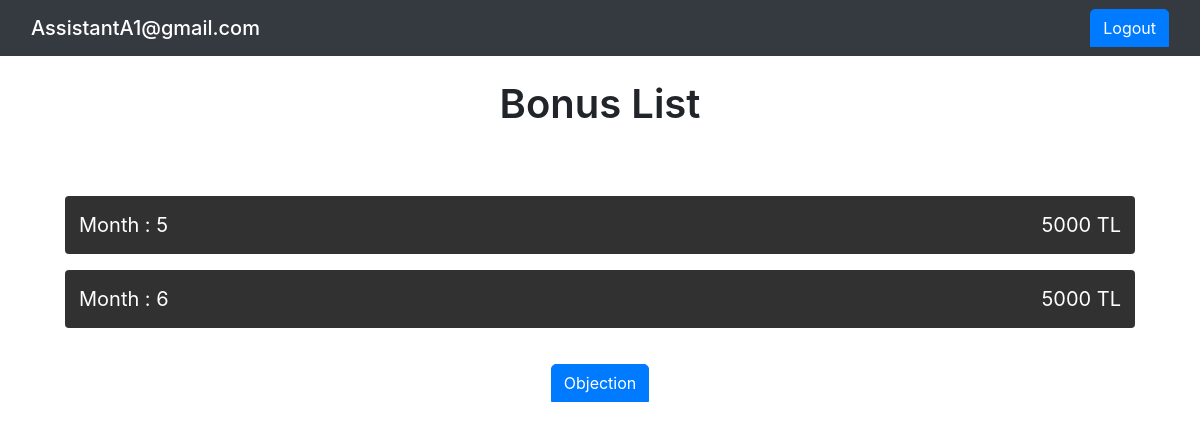
Before: /bonusesList/bonusesList.php (signed in) with the older database file.
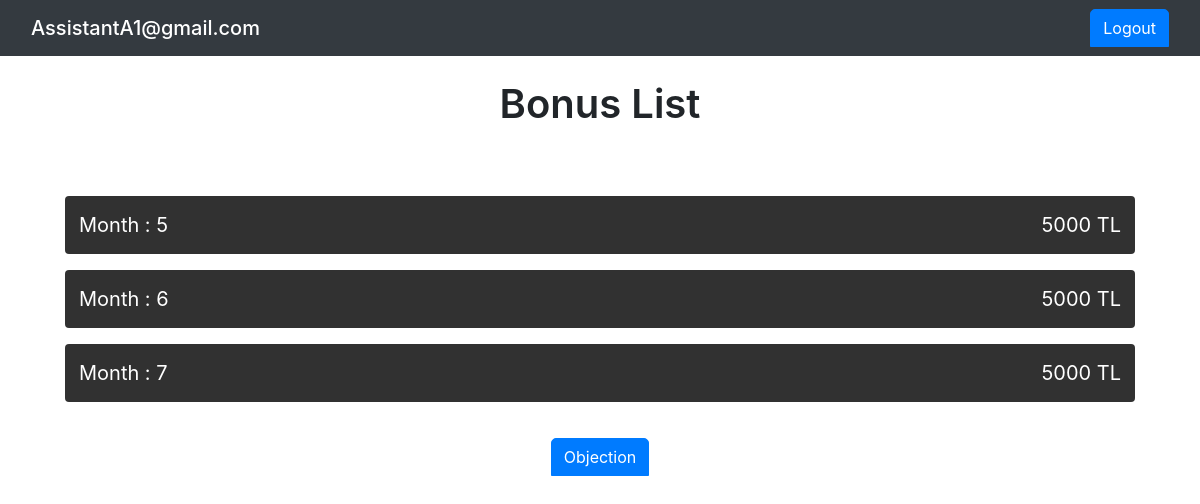
After: the same page with the newer database file.
### tables this page shows
CREATE TABLE `reward` (
  `reward_id` int(11) NOT NULL,
  `assistant_id` int(11) NOT NULL,
  `reward_month` int(11) NOT NULL,
  `reward_year` int(11) NOT NULL,
  `reward_amount` int(11) NOT NULL DEFAULT 0,
  `reward_comment` varchar(30) DEFAULT NULL
);

### bonusesList/bonusesList.php (the view, shortened to what this page needs)
<!DOCTYPE html>
<html lang="en">
<head>
    <link href="https://stackpath.bootstrapcdn.com/bootstrap/4.5.2/css/bootstrap.min.css" rel="stylesheet">
    <link rel="stylesheet" href="bonusList.css">
</head>
<body>
<nav class="navbar bg-dark text-white">
    <div class="container-fluid">
        <span class="navbar-brand mb-0 h1">
<?php
if (isset($_SESSION["email"]) && !empty($_SESSION["email"])) {
    echo $_SESSION["email"];
} else {
    header("Location: ../login/login.php");
    exit;
}
?>
</span>
<span><a class="btn btn-primary" href="../login/logout.php">Logout</a></span>
  </div>
</nav>
<div class="container">
    <h1 class="mt-4 mb-5 text-center">Bonus List</h1>
    <div class="bonus-list">
        <?php
        require_once '../php/config.php';
        $assistant_id = $_SESSION["assistant_id"];
        $sql = "SELECT * FROM reward WHERE assistant_id = ? ORDER BY reward_id ASC";
        $stmt = mysqli_prepare($db, $sql);
        mysqli_stmt_bind_param($stmt, "i", $assistant_id);
        mysqli_stmt_execute($stmt);
        $result = mysqli_stmt_get_result($stmt);
        $hasBonusItems = false;
        if ($result && mysqli_num_rows($result) > 0) {
            $hasBonusItems = true;
            while ($row = mysqli_fetch_assoc($result)) {
                echo '<div class="bonus mb-3 rounded">';
                echo '<div class="row justify-content-between">';
                echo '<p>Month : ' . $row['reward_month'] . '</p>';
                echo '<p>' . $row['reward_amount'] . ' TL</p>';
                echo '</div>';
                echo '</div>';
            }
        } else {
            echo '<p>No bonus items found.</p>';
        }
        ?>
    </div>
</div>
<?php if ($hasBonusItems): ?>
    <div><button class="btn btn-primary d-block objection-btn m-auto">Objection</button></div>
<?php endif; ?>
</body>
</html>

Changed rows visible on the page:
added reward: reward_month "7", reward_amount "5000"
